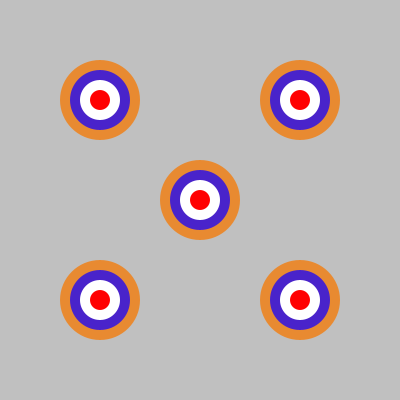
Frame 1 (no input)
Frame 60 (the mouse pressed at the canvas centre just before this capture): identical to frame 1, image omitted
Frame 120 (the mouse held since frame 60 and released just before this capture): identical to frame 1, image omitted

The Processing sketch that drew this single still picture (run headless with seeded random() and noise(); from frame 60 on, the mouse is pressed at the canvas centre):

// Processing sketch: Roundel_Pos
// ── Roundel_Pos.pde
void setup()
{
  size(400, 400);
  noStroke();
}

void draw()
{
  background(192);
  // Call the roundel method with different x, y positions
  roundel(width/2, height/2);
  roundel(100, 100);
  roundel(300, 100);
  roundel(100, 300);
  roundel(300, 300);
}

void roundel(float x, float y)
{
  fill(232, 138, 49);
  circle(x, y, 80);
  fill(73, 35, 203);
  circle(x, y, 60);
  fill(255);
  circle(x, y, 40);
  fill(255, 0, 0);
  circle(x, y, 20);
}
